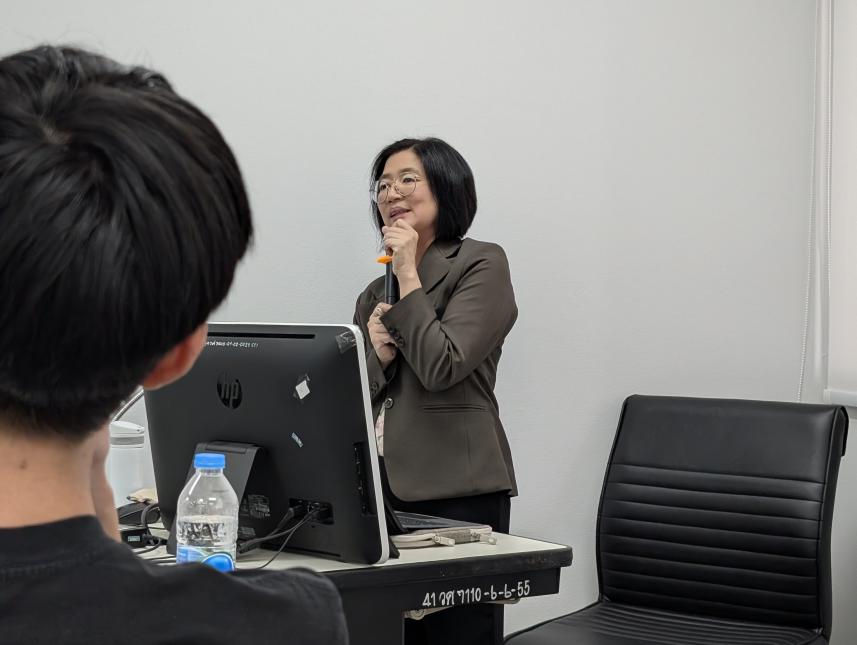
#> input picture Lab3_Image-Segmentation/asset/professor-14072025.jpg, 3425 x 2578 px (shown at 1/4 size)
$ jupyter execute --allow-errors 'Lab3_Image Segmentation.ipynb'
#> lines starting #> are read from the running program, lines starting #| are printed output that depends on the picture
# **Lab3 : Image Segmentation (Histogram of Oriented Gradients & K-Mean Clustering)**

[cell 1]
import cv2
import numpy as np
import pandas as pd
import matplotlib.pyplot as plt
from skimage.feature import hog
from skimage import measure


import glob

from sklearn.cluster import KMeans

from scipy import spatial

from tqdm import tqdm
import cv2
import os
import random

## Load Image

[cell 2]
### START CODE HERE ###
image = cv2.imread('./asset/professor-14072025.jpg')
#> image is the input picture: shape (2578, 3425, 3); mean B, G, R 115.6, 117.2, 118.3
plt.imshow(cv2.cvtColor(image, cv2.COLOR_BGR2RGB))
### END CODE HERE ###

## Histogram of Oriented Gradients

Blur the image then apply to the [`hog()`](<https://scikit-image.org/docs/stable/api/skimage.feature.html#skimage.feature.hog:~:text=skimage.feature.hog(,%23>)
<details>

<summary>
<font size="3" color="orange">
<b>Expected output</b>
</font>
</summary>

- The output should resemble this, but not be identical

</details>

[cell 3]
### START CODE HERE ###
from skimage import exposure

image_grayscale = cv2.cvtColor(image, cv2.COLOR_BGR2GRAY)
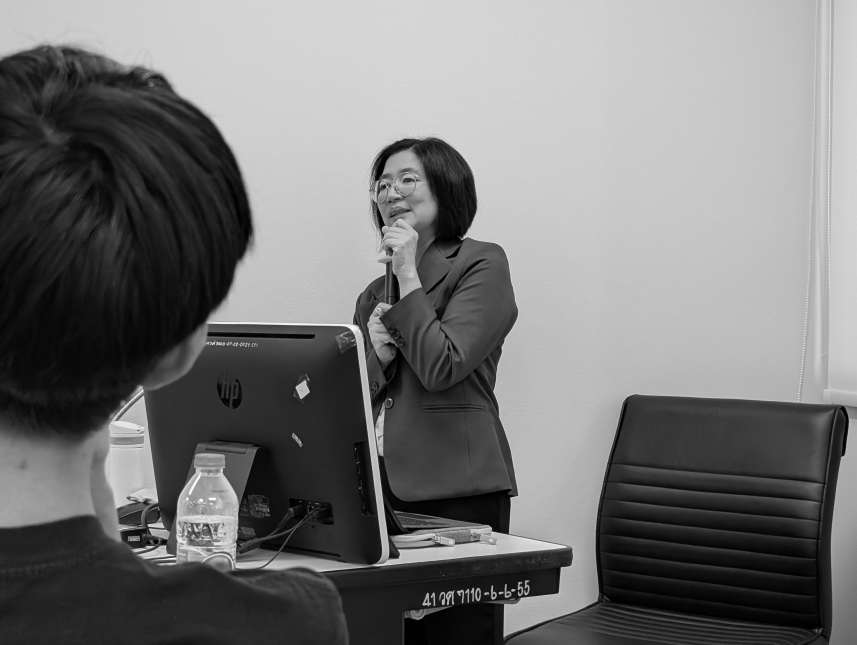
#> image_grayscale: shape (2578, 3425) (shown at 1/4 size); min 0, max 255, mean 117.3
image_gaussian = cv2.GaussianBlur(image_grayscale, ksize=(101, 101), sigmaX=0)
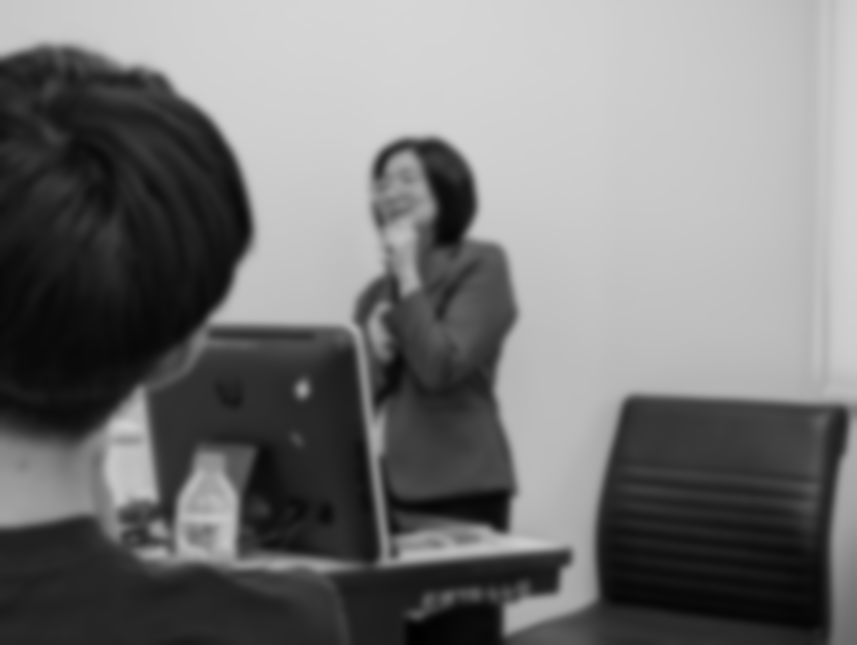
#> image_gaussian: shape (2578, 3425) (shown at 1/4 size); min 1, max 214, mean 117.3
hog_features, image_hog = hog(
    image_gaussian,
    orientations=8,
    visualize=True,
    # pixels_per_cell=(16, 16),
    # cells_per_block=(1, 1),
)
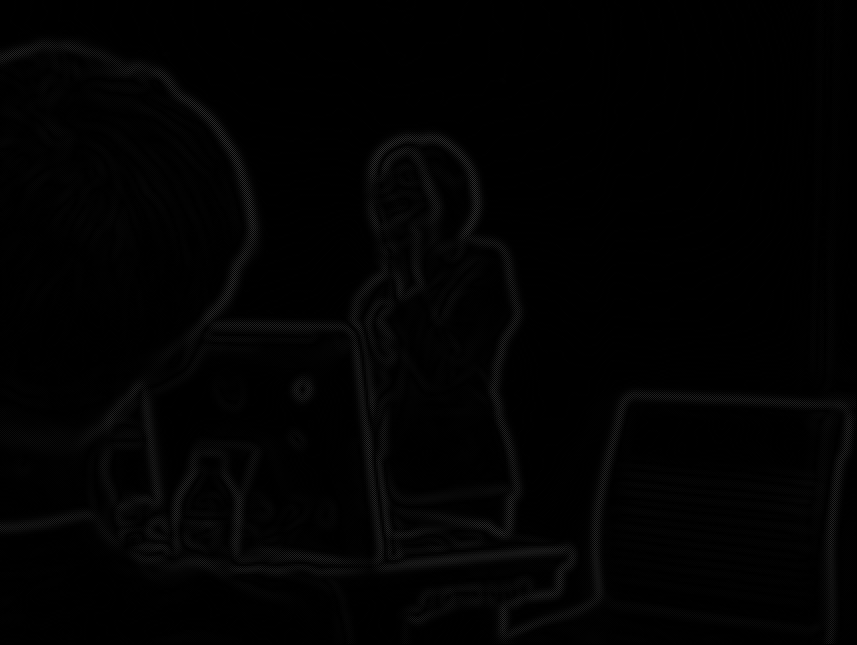
#> image_hog: shape (2578, 3425) float64 (shown at 1/4 size); min 0, max 9.04, mean 0.0756; drawn with min black and max white

fig, (ax1, ax2, ax3) = plt.subplots(1, 3, figsize=(12, 8), sharex=True, sharey=True)

ax1.axis('off')
ax1.imshow(cv2.cvtColor(image_grayscale, cv2.COLOR_BGR2RGB), cmap='gray')
ax1.set_title('Input image')

ax2.axis('off')
ax2.imshow(cv2.cvtColor(image_gaussian, cv2.COLOR_BGR2RGB), cmap='gray')
ax2.set_title('Gaussian Blur')

image_hog_rescaled = exposure.rescale_intensity(image=image_hog, in_range=(0, 10))

ax3.axis('off')
ax3.imshow(image_hog_rescaled, cmap='gray')
ax3.set_title('Histogram of Oriented Gradients')

fig.tight_layout()

### END CODE HERE ###
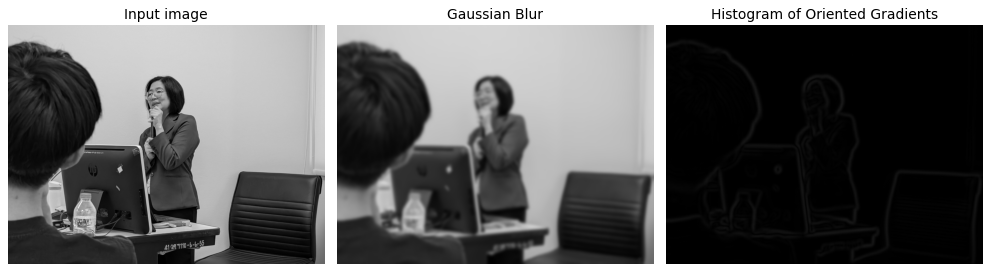
#> figure drawn by matplotlib, 3 panels
